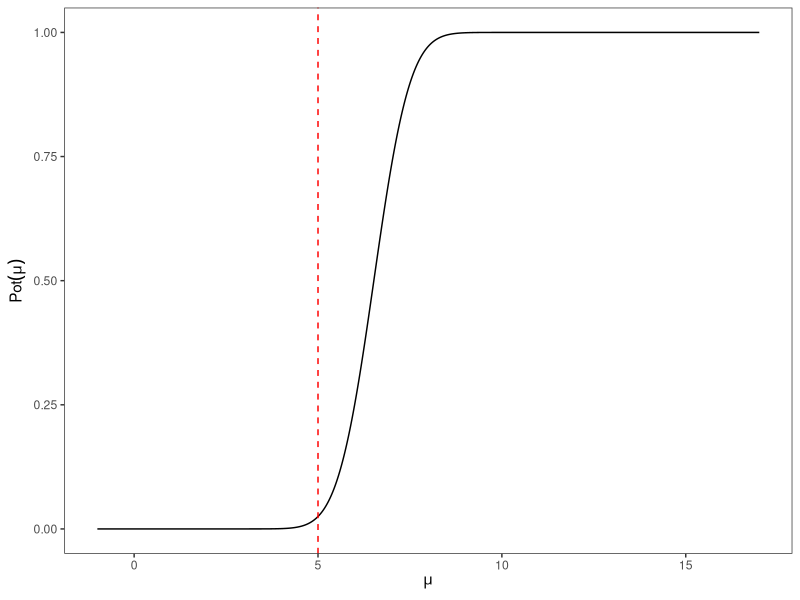
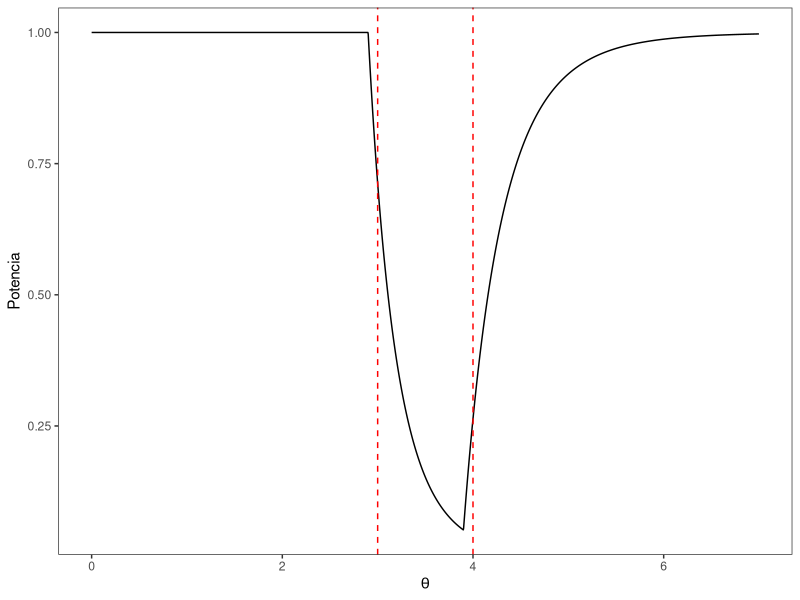

Recreate these plots in R, in order.
## ---- chunk 1
library(ggplot2)
## ---- chunk 2
#| fig-width: 4
#| fig-height: 3
z <- qnorm(0.975)
mu <- seq(from = -1, to = 17, length.out = 1000)
mupot <- seq(from = 5, to = 15, length.out = 666)
potpot <- pnorm(q = 5+z*3/sqrt(15),mean = mupot,sd = 3/sqrt(15),lower.tail = F)
potencia <- pnorm(q = 5+z*3/sqrt(15),mean = mu,sd = 3/sqrt(15),lower.tail = F)

#Grafico nuevo
ggplot() + geom_line(aes(x = mu, y = potencia)) +
  geom_vline (xintercept = 5, colour = "red", linetype = "dashed" ) +
  xlab(expression(mu)) + ylab(expression(Pot(mu))) +
  theme_bw() + theme(panel.grid.major = element_blank(),
                   panel.grid.minor = element_blank())
## ---- chunk 3
#| fig-width: 5
#| fig-height: 3
potencia <- function(n = 10, li = 2.9, ls = 3.9) {
  theta <- seq(from = 0, to = 10, length.out = 3000)
  pot <- punif(q = li, min = 0, max = theta)^n + 1 - punif(q = ls, min = 0, max = theta)^n
  return(data.frame(thetas = theta, potencias = pot, alfamax = max(pot[theta>= 3 & theta <= 4])))
}
resultados <- potencia()


## Grafico nuevo

ggplot(data = resultados) + geom_line(aes( x = thetas, y = potencias)) +
  xlab(expression(theta)) + ylab ("Potencia") + xlim(0,7) +
  geom_vline(xintercept = c(3,4), colour = "red", linetype = "dashed") +
  theme_bw() + theme(panel.grid.major = element_blank(),
                    panel.grid.minor = element_blank())
